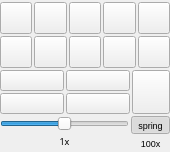
<?xml version="1.0" encoding="UTF-8"?>
<ui version="4.0">
 <class>TransportWindow</class>
 <widget class="QWidget" name="TransportWindow">
  <property name="geometry">
   <rect>
    <x>0</x>
    <y>0</y>
    <width>170</width>
    <height>152</height>
   </rect>
  </property>
  <property name="sizePolicy">
   <sizepolicy hsizetype="Preferred" vsizetype="Preferred">
    <horstretch>0</horstretch>
    <verstretch>0</verstretch>
   </sizepolicy>
  </property>
  <property name="windowTitle">
   <string>Transport</string>
  </property>
  <layout class="QVBoxLayout">
   <property name="spacing">
    <number>2</number>
   </property>
   <property name="leftMargin">
    <number>0</number>
   </property>
   <property name="topMargin">
    <number>2</number>
   </property>
   <property name="rightMargin">
    <number>0</number>
   </property>
   <property name="bottomMargin">
    <number>0</number>
   </property>
   <item>
    <layout class="QGridLayout">
     <property name="leftMargin">
      <number>0</number>
     </property>
     <property name="topMargin">
      <number>0</number>
     </property>
     <property name="rightMargin">
      <number>0</number>
     </property>
     <property name="bottomMargin">
      <number>0</number>
     </property>
     <property name="spacing">
      <number>2</number>
     </property>
     <item row="0" column="0">
      <widget class="QPushButton" name="stopButton">
       <property name="sizePolicy">
        <sizepolicy hsizetype="Preferred" vsizetype="Preferred">
         <horstretch>0</horstretch>
         <verstretch>0</verstretch>
        </sizepolicy>
       </property>
       <property name="minimumSize">
        <size>
         <width>32</width>
         <height>32</height>
        </size>
       </property>
       <property name="toolTip">
        <string>Stop</string>
       </property>
       <property name="text">
        <string/>
       </property>
       <property name="icon">
        <iconset resource="resources.qrc">
         <normaloff>:/transport/images/stop.png</normaloff>:/transport/images/stop.png</iconset>
       </property>
      </widget>
     </item>
     <item row="0" column="1">
      <widget class="QPushButton" name="playAllButton">
       <property name="sizePolicy">
        <sizepolicy hsizetype="Preferred" vsizetype="Preferred">
         <horstretch>0</horstretch>
         <verstretch>0</verstretch>
        </sizepolicy>
       </property>
       <property name="minimumSize">
        <size>
         <width>32</width>
         <height>32</height>
        </size>
       </property>
       <property name="toolTip">
        <string>Play All Once</string>
       </property>
       <property name="text">
        <string/>
       </property>
       <property name="icon">
        <iconset resource="resources.qrc">
         <normaloff>:/transport/images/play_all_once.png</normaloff>:/transport/images/play_all_once.png</iconset>
       </property>
      </widget>
     </item>
     <item row="0" column="2">
      <widget class="QPushButton" name="playSelectionOnceButton">
       <property name="sizePolicy">
        <sizepolicy hsizetype="Preferred" vsizetype="Preferred">
         <horstretch>0</horstretch>
         <verstretch>0</verstretch>
        </sizepolicy>
       </property>
       <property name="minimumSize">
        <size>
         <width>32</width>
         <height>32</height>
        </size>
       </property>
       <property name="toolTip">
        <string>Play Selection Once</string>
       </property>
       <property name="text">
        <string/>
       </property>
       <property name="icon">
        <iconset resource="resources.qrc">
         <normaloff>:/transport/images/play_selection_once.png</normaloff>:/transport/images/play_selection_once.png</iconset>
       </property>
      </widget>
     </item>
     <item row="1" column="4">
      <widget class="QPushButton" name="playSelectionLoopedGapBeforeRepeatButton">
       <property name="sizePolicy">
        <sizepolicy hsizetype="Preferred" vsizetype="Preferred">
         <horstretch>0</horstretch>
         <verstretch>0</verstretch>
        </sizepolicy>
       </property>
       <property name="minimumSize">
        <size>
         <width>32</width>
         <height>32</height>
        </size>
       </property>
       <property name="toolTip">
        <string>Loop Selection and Play a Gap Before Repeating</string>
       </property>
       <property name="text">
        <string/>
       </property>
       <property name="icon">
        <iconset resource="resources.qrc">
         <normaloff>:/transport/images/play_selection_looped_gap_before_repeat.png</normaloff>:/transport/images/play_selection_looped_gap_before_repeat.png</iconset>
       </property>
      </widget>
     </item>
     <item row="1" column="0">
      <widget class="QPushButton" name="pauseButton">
       <property name="sizePolicy">
        <sizepolicy hsizetype="Preferred" vsizetype="Preferred">
         <horstretch>0</horstretch>
         <verstretch>0</verstretch>
        </sizepolicy>
       </property>
       <property name="minimumSize">
        <size>
         <width>32</width>
         <height>32</height>
        </size>
       </property>
       <property name="toolTip">
        <string>Pause</string>
       </property>
       <property name="text">
        <string/>
       </property>
       <property name="icon">
        <iconset resource="resources.qrc">
         <normaloff>:/transport/images/pause.png</normaloff>:/transport/images/pause.png</iconset>
       </property>
      </widget>
     </item>
     <item row="1" column="1">
      <widget class="QPushButton" name="playAllLoopedButton">
       <property name="sizePolicy">
        <sizepolicy hsizetype="Preferred" vsizetype="Preferred">
         <horstretch>0</horstretch>
         <verstretch>0</verstretch>
        </sizepolicy>
       </property>
       <property name="minimumSize">
        <size>
         <width>32</width>
         <height>32</height>
        </size>
       </property>
       <property name="toolTip">
        <string>Play All Looped</string>
       </property>
       <property name="text">
        <string/>
       </property>
       <property name="icon">
        <iconset resource="resources.qrc">
         <normaloff>:/transport/images/play_all_looped.png</normaloff>:/transport/images/play_all_looped.png</iconset>
       </property>
      </widget>
     </item>
     <item row="1" column="2">
      <widget class="QPushButton" name="playSelectionLoopedButton">
       <property name="sizePolicy">
        <sizepolicy hsizetype="Preferred" vsizetype="Preferred">
         <horstretch>0</horstretch>
         <verstretch>0</verstretch>
        </sizepolicy>
       </property>
       <property name="minimumSize">
        <size>
         <width>32</width>
         <height>32</height>
        </size>
       </property>
       <property name="toolTip">
        <string>Play Selection Looped</string>
       </property>
       <property name="text">
        <string/>
       </property>
       <property name="icon">
        <iconset resource="resources.qrc">
         <normaloff>:/transport/images/play_selection_looped.png</normaloff>:/transport/images/play_selection_looped.png</iconset>
       </property>
      </widget>
     </item>
     <item row="1" column="3">
      <widget class="QPushButton" name="playSelectionLoopedSkipMostButton">
       <property name="sizePolicy">
        <sizepolicy hsizetype="Preferred" vsizetype="Preferred">
         <horstretch>0</horstretch>
         <verstretch>0</verstretch>
        </sizepolicy>
       </property>
       <property name="minimumSize">
        <size>
         <width>32</width>
         <height>32</height>
        </size>
       </property>
       <property name="toolTip">
        <string>Loop Selection but Skip Most of the Middle</string>
       </property>
       <property name="text">
        <string/>
       </property>
       <property name="icon">
        <iconset resource="resources.qrc">
         <normaloff>:/transport/images/play_selection_looped_skip_most.png</normaloff>:/transport/images/play_selection_looped_skip_most.png</iconset>
       </property>
      </widget>
     </item>
     <item row="0" column="3">
      <widget class="QPushButton" name="playFromStartPositionButton">
       <property name="sizePolicy">
        <sizepolicy hsizetype="Preferred" vsizetype="Preferred">
         <horstretch>0</horstretch>
         <verstretch>0</verstretch>
        </sizepolicy>
       </property>
       <property name="minimumSize">
        <size>
         <width>32</width>
         <height>32</height>
        </size>
       </property>
       <property name="toolTip">
        <string>Play From Selection Start to End</string>
       </property>
       <property name="text">
        <string/>
       </property>
       <property name="icon">
        <iconset resource="resources.qrc">
         <normaloff>:/transport/images/play_selection_start_to_end.png</normaloff>:/transport/images/play_selection_start_to_end.png</iconset>
       </property>
      </widget>
     </item>
     <item row="0" column="4">
      <widget class="QPushButton" name="playFromLeftEdgeOfScreenToEndButton">
       <property name="sizePolicy">
        <sizepolicy hsizetype="Preferred" vsizetype="Preferred">
         <horstretch>0</horstretch>
         <verstretch>0</verstretch>
        </sizepolicy>
       </property>
       <property name="minimumSize">
        <size>
         <width>32</width>
         <height>32</height>
        </size>
       </property>
       <property name="toolTip">
        <string>Play From Left Edge of Screen to End</string>
       </property>
       <property name="text">
        <string/>
       </property>
       <property name="icon">
        <iconset resource="resources.qrc">
         <normaloff>:/transport/images/play_screen.png</normaloff>:/transport/images/play_screen.png</iconset>
       </property>
      </widget>
     </item>
    </layout>
   </item>
   <item>
    <layout class="QHBoxLayout">
     <property name="spacing">
      <number>2</number>
     </property>
     <property name="leftMargin">
      <number>0</number>
     </property>
     <property name="topMargin">
      <number>0</number>
     </property>
     <property name="rightMargin">
      <number>0</number>
     </property>
     <property name="bottomMargin">
      <number>0</number>
     </property>
     <item>
      <layout class="QGridLayout">
       <property name="leftMargin">
        <number>0</number>
       </property>
       <property name="topMargin">
        <number>0</number>
       </property>
       <property name="rightMargin">
        <number>0</number>
       </property>
       <property name="bottomMargin">
        <number>0</number>
       </property>
       <property name="spacing">
        <number>2</number>
       </property>
       <item row="0" column="0">
        <widget class="QPushButton" name="jumpToBeginningButton">
         <property name="sizePolicy">
          <sizepolicy hsizetype="Preferred" vsizetype="Preferred">
           <horstretch>0</horstretch>
           <verstretch>0</verstretch>
          </sizepolicy>
         </property>
         <property name="minimumSize">
          <size>
           <width>64</width>
           <height>16</height>
          </size>
         </property>
         <property name="toolTip">
          <string>Jump to Beginning</string>
         </property>
         <property name="text">
          <string/>
         </property>
         <property name="icon">
          <iconset resource="resources.qrc">
           <normaloff>:/transport/images/jump_to_beginning.png</normaloff>:/transport/images/jump_to_beginning.png</iconset>
         </property>
        </widget>
       </item>
       <item row="0" column="1">
        <widget class="QPushButton" name="jumpToStartPositionButton">
         <property name="sizePolicy">
          <sizepolicy hsizetype="Preferred" vsizetype="Preferred">
           <horstretch>0</horstretch>
           <verstretch>0</verstretch>
          </sizepolicy>
         </property>
         <property name="minimumSize">
          <size>
           <width>64</width>
           <height>16</height>
          </size>
         </property>
         <property name="toolTip">
          <string>Jump to Selection Start</string>
         </property>
         <property name="text">
          <string/>
         </property>
         <property name="icon">
          <iconset resource="resources.qrc">
           <normaloff>:/transport/images/jump_to_selection.png</normaloff>:/transport/images/jump_to_selection.png</iconset>
         </property>
        </widget>
       </item>
       <item row="1" column="0">
        <widget class="QPushButton" name="jumpToPrevCueButton">
         <property name="sizePolicy">
          <sizepolicy hsizetype="Preferred" vsizetype="Preferred">
           <horstretch>0</horstretch>
           <verstretch>0</verstretch>
          </sizepolicy>
         </property>
         <property name="minimumSize">
          <size>
           <width>64</width>
           <height>16</height>
          </size>
         </property>
         <property name="toolTip">
          <string>Jump to Previous Cue</string>
         </property>
         <property name="text">
          <string/>
         </property>
         <property name="icon">
          <iconset resource="resources.qrc">
           <normaloff>:/transport/images/jump_to_previous_q.png</normaloff>:/transport/images/jump_to_previous_q.png</iconset>
         </property>
        </widget>
       </item>
       <item row="1" column="1">
        <widget class="QPushButton" name="jumpToNextCueButton">
         <property name="sizePolicy">
          <sizepolicy hsizetype="Preferred" vsizetype="Preferred">
           <horstretch>0</horstretch>
           <verstretch>0</verstretch>
          </sizepolicy>
         </property>
         <property name="minimumSize">
          <size>
           <width>64</width>
           <height>16</height>
          </size>
         </property>
         <property name="toolTip">
          <string>Jump to Next Cue</string>
         </property>
         <property name="text">
          <string/>
         </property>
         <property name="icon">
          <iconset resource="resources.qrc">
           <normaloff>:/transport/images/jump_to_next_q.png</normaloff>:/transport/images/jump_to_next_q.png</iconset>
         </property>
        </widget>
       </item>
      </layout>
     </item>
     <item>
      <widget class="QPushButton" name="recordButton">
       <property name="sizePolicy">
        <sizepolicy hsizetype="Preferred" vsizetype="Preferred">
         <horstretch>0</horstretch>
         <verstretch>0</verstretch>
        </sizepolicy>
       </property>
       <property name="minimumSize">
        <size>
         <width>32</width>
         <height>32</height>
        </size>
       </property>
       <property name="toolTip">
        <string>Record</string>
       </property>
       <property name="text">
        <string/>
       </property>
       <property name="icon">
        <iconset resource="resources.qrc">
         <normaloff>:/transport/images/record.png</normaloff>:/transport/images/record.png</iconset>
       </property>
      </widget>
     </item>
    </layout>
   </item>
   <item>
    <layout class="QHBoxLayout">
     <property name="spacing">
      <number>2</number>
     </property>
     <property name="leftMargin">
      <number>0</number>
     </property>
     <property name="topMargin">
      <number>0</number>
     </property>
     <property name="rightMargin">
      <number>0</number>
     </property>
     <property name="bottomMargin">
      <number>0</number>
     </property>
     <item>
      <layout class="QVBoxLayout">
       <property name="spacing">
        <number>0</number>
       </property>
       <property name="leftMargin">
        <number>0</number>
       </property>
       <property name="topMargin">
        <number>0</number>
       </property>
       <property name="rightMargin">
        <number>0</number>
       </property>
       <property name="bottomMargin">
        <number>0</number>
       </property>
       <item>
        <widget class="QSlider" name="shuttleDial">
         <property name="sizePolicy">
          <sizepolicy hsizetype="Expanding" vsizetype="Fixed">
           <horstretch>0</horstretch>
           <verstretch>0</verstretch>
          </sizepolicy>
         </property>
         <property name="minimum">
          <number>-100</number>
         </property>
         <property name="maximum">
          <number>100</number>
         </property>
         <property name="orientation">
          <enum>Qt::Horizontal</enum>
         </property>
         <property name="invertedControls">
          <bool>false</bool>
         </property>
        </widget>
       </item>
       <item>
        <widget class="QLabel" name="shuttleLabel">
         <property name="sizePolicy">
          <sizepolicy hsizetype="Preferred" vsizetype="Preferred">
           <horstretch>0</horstretch>
           <verstretch>0</verstretch>
          </sizepolicy>
         </property>
         <property name="font">
          <font>
           <family>Sans Serif</family>
           <pointsize>7</pointsize>
           <weight>50</weight>
           <italic>false</italic>
           <bold>false</bold>
           <underline>false</underline>
           <strikeout>false</strikeout>
          </font>
         </property>
         <property name="text">
          <string>1x</string>
         </property>
         <property name="alignment">
          <set>Qt::AlignCenter</set>
         </property>
        </widget>
       </item>
      </layout>
     </item>
     <item>
      <layout class="QVBoxLayout">
       <property name="spacing">
        <number>0</number>
       </property>
       <property name="leftMargin">
        <number>0</number>
       </property>
       <property name="topMargin">
        <number>0</number>
       </property>
       <property name="rightMargin">
        <number>0</number>
       </property>
       <property name="bottomMargin">
        <number>0</number>
       </property>
       <item>
        <widget class="QToolButton" name="shuttleSpringButton">
         <property name="sizePolicy">
          <sizepolicy hsizetype="Preferred" vsizetype="Fixed">
           <horstretch>0</horstretch>
           <verstretch>0</verstretch>
          </sizepolicy>
         </property>
         <property name="maximumSize">
          <size>
           <width>16777215</width>
           <height>18</height>
          </size>
         </property>
         <property name="font">
          <font>
           <pointsize>7</pointsize>
          </font>
         </property>
         <property name="text">
          <string>spring</string>
         </property>
         <property name="checkable">
          <bool>true</bool>
         </property>
         <property name="checked">
          <bool>true</bool>
         </property>
         <property name="autoRaise">
          <bool>true</bool>
         </property>
        </widget>
       </item>
       <item>
        <widget class="QToolButton" name="shuttleScaleButton">
         <property name="sizePolicy">
          <sizepolicy hsizetype="Preferred" vsizetype="Fixed">
           <horstretch>0</horstretch>
           <verstretch>0</verstretch>
          </sizepolicy>
         </property>
         <property name="maximumSize">
          <size>
           <width>16777215</width>
           <height>18</height>
          </size>
         </property>
         <property name="font">
          <font>
           <pointsize>7</pointsize>
          </font>
         </property>
         <property name="text">
          <string>100x</string>
         </property>
         <property name="autoRaise">
          <bool>true</bool>
         </property>
        </widget>
       </item>
      </layout>
     </item>
    </layout>
   </item>
  </layout>
 </widget>
 <resources>
  <include location="resources.qrc"/>
 </resources>
 <connections/>
</ui>
